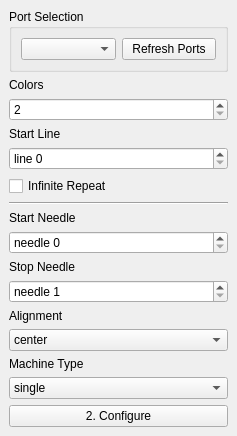
<?xml version="1.0" encoding="UTF-8"?>
<ui version="4.0">
 <class>DockWidget</class>
 <widget class="QDockWidget" name="DockWidget">
  <property name="geometry">
   <rect>
    <x>0</x>
    <y>0</y>
    <width>237</width>
    <height>502</height>
   </rect>
  </property>
  <property name="features">
   <set>QDockWidget::NoDockWidgetFeatures</set>
  </property>
  <property name="windowTitle">
   <string>AYAB</string>
  </property>
  <widget class="QWidget" name="ayab_config">
   <property name="sizePolicy">
    <sizepolicy hsizetype="Preferred" vsizetype="Maximum">
     <horstretch>0</horstretch>
     <verstretch>0</verstretch>
    </sizepolicy>
   </property>
   <layout class="QVBoxLayout" name="verticalLayout">
    <item>
     <widget class="QGroupBox" name="groupBox">
      <property name="title">
       <string>Port Selection</string>
      </property>
      <layout class="QHBoxLayout" name="horizontalLayout_3">
       <item>
        <widget class="QComboBox" name="serial_port_dropdown"/>
       </item>
       <item>
        <widget class="QPushButton" name="refresh_ports_button">
         <property name="text">
          <string>Refresh Ports</string>
         </property>
        </widget>
       </item>
      </layout>
     </widget>
    </item>
    <item>
     <widget class="QLabel" name="label_6">
      <property name="text">
       <string>Colors</string>
      </property>
     </widget>
    </item>
    <item>
     <widget class="QSpinBox" name="color_edit">
      <property name="minimum">
       <number>2</number>
      </property>
      <property name="maximum">
       <number>6</number>
      </property>
     </widget>
    </item>
    <item>
     <widget class="QLabel" name="label_5">
      <property name="text">
       <string>Start Line</string>
      </property>
     </widget>
    </item>
    <item>
     <widget class="QSpinBox" name="start_line_edit">
      <property name="suffix">
       <string/>
      </property>
      <property name="prefix">
       <string>line </string>
      </property>
      <property name="minimum">
       <number>0</number>
      </property>
      <property name="maximum">
       <number>256</number>
      </property>
     </widget>
    </item>
    <item>
     <widget class="QCheckBox" name="infRepeat_checkbox">
      <property name="text">
       <string>Infinite Repeat</string>
      </property>
     </widget>
    </item>
    <item>
     <widget class="Line" name="line">
      <property name="orientation">
       <enum>Qt::Horizontal</enum>
      </property>
     </widget>
    </item>
    <item>
     <widget class="QLabel" name="label">
      <property name="text">
       <string>Start Needle</string>
      </property>
     </widget>
    </item>
    <item>
     <widget class="QSpinBox" name="start_needle_edit">
      <property name="prefix">
       <string>needle </string>
      </property>
      <property name="maximum">
       <number>198</number>
      </property>
     </widget>
    </item>
    <item>
     <widget class="QLabel" name="label_2">
      <property name="text">
       <string>Stop Needle</string>
      </property>
     </widget>
    </item>
    <item>
     <widget class="QSpinBox" name="stop_needle_edit">
      <property name="suffix">
       <string/>
      </property>
      <property name="prefix">
       <string>needle </string>
      </property>
      <property name="minimum">
       <number>1</number>
      </property>
      <property name="maximum">
       <number>199</number>
      </property>
     </widget>
    </item>
    <item>
     <widget class="QLabel" name="label_3">
      <property name="text">
       <string>Alignment</string>
      </property>
     </widget>
    </item>
    <item>
     <widget class="QComboBox" name="alignment_combo_box">
      <item>
       <property name="text">
        <string>center</string>
       </property>
      </item>
      <item>
       <property name="text">
        <string>left</string>
       </property>
      </item>
      <item>
       <property name="text">
        <string>right</string>
       </property>
      </item>
     </widget>
    </item>
    <item>
     <widget class="QLabel" name="label_4">
      <property name="text">
       <string>Machine Type</string>
      </property>
     </widget>
    </item>
    <item>
     <widget class="QComboBox" name="machine_type_box">
      <item>
       <property name="text">
        <string>single</string>
       </property>
      </item>
      <item>
       <property name="text">
        <string>double</string>
       </property>
      </item>
     </widget>
    </item>
    <item>
     <widget class="QPushButton" name="configure_button">
      <property name="text">
       <string>2. Configure</string>
      </property>
     </widget>
    </item>
   </layout>
  </widget>
 </widget>
 <resources/>
 <connections/>
</ui>
